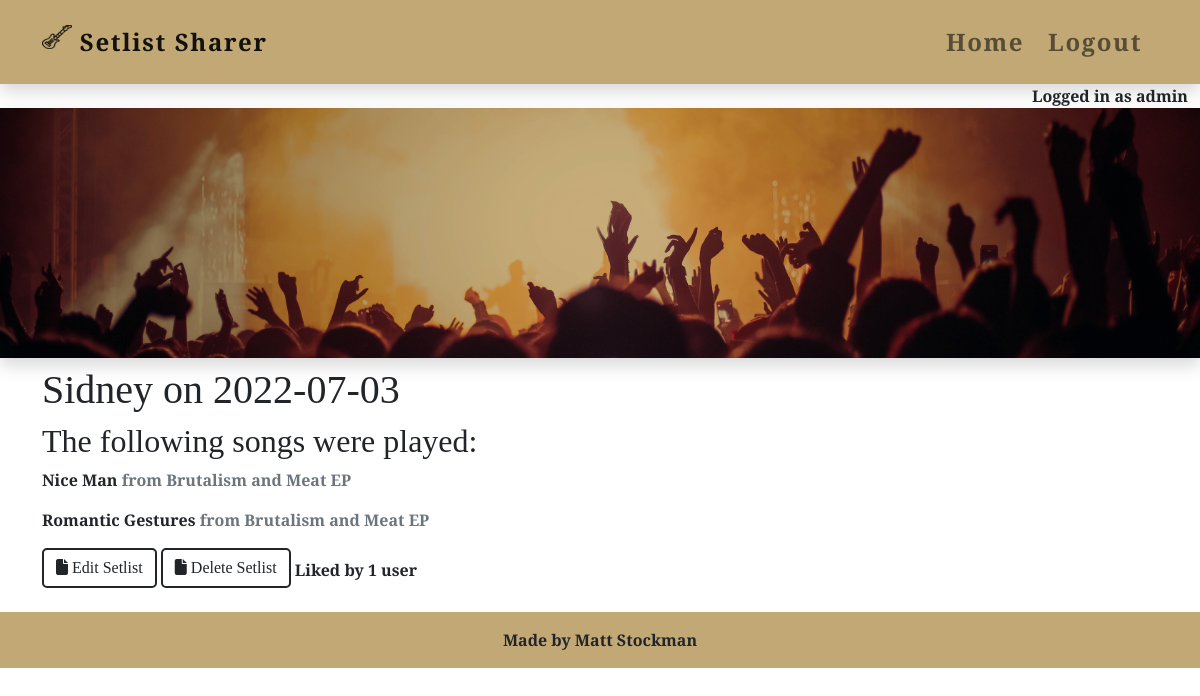
The page /setlist/detail/12/ (signed in) on the database as committed earlier.
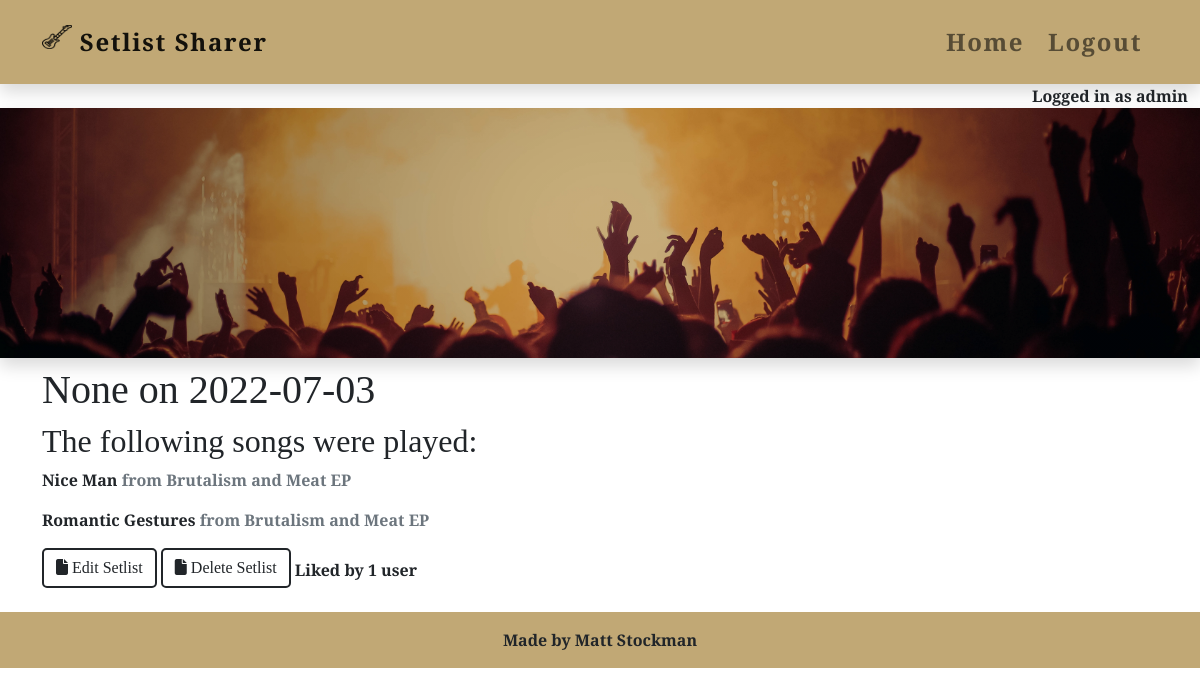
The same page on the database as committed later.
### setlist/models.py (models this page shows)
class Setlist(models.Model):
    gig = models.OneToOneField('home.Gig', related_name='setlist_gig',
                               on_delete=models.CASCADE, null=True)
    author = models.ForeignKey(User, on_delete=models.SET_NULL, null=True)
    song = models.ManyToManyField(Song)
    status = models.IntegerField(choices=STATUS, default=0)
    agree = models.ManyToManyField(User, related_name='setlist_agree',
                                   blank=True)
    disagree = models.ManyToManyField(User, related_name='setlist_disagree',
                                      blank=True)
    class Meta:
        ordering = ['gig__date']
    def __str__(self):
        return f"{self.gig.venue} on {self.gig.date}"

class Venue(models.Model):
    name = models.CharField(max_length=200)
    city = models.CharField(max_length=200)
    def __str__(self):
        return self.name

### home/models.py (models this page shows, shortened)
class Gig(models.Model):
    date = models.DateField(auto_now_add=False, auto_now=False, blank=True,
                            null=True)
    venue = models.ForeignKey('setlist.Venue', on_delete=models.CASCADE,
                              null=True)
    image = CloudinaryField('image', null=True, blank=True)
    image_status = models.IntegerField(choices=STATUS, default=0)

### setlist/views.py (the view)
# urls.py: path('detail/<str:pk>/', detail, name='detail_setlist'),
@login_required
def detail(request, pk):
    setlist = Setlist.objects.get(id=pk)
    context = {
        'setlist': setlist,
    }
    return render(request, 'setlist/detail.html', context)

### setlist/models.py (called while the page is built)
    def __str__(self):
        return self.title

### setlist/templates/setlist/detail.html (shortened to what this page needs)
{% extends 'base.html' %}
{% block content %}
<div class="container">
    <h1>{{ setlist }}</h1>
    <h2>The following songs were played:</h2>
    {% for song in setlist.song.all %}
        <p>{{ song.title }}
            <span class="text-muted">from
            {% for release in song.releases.all %}
                {% if forloop.first %}
                    {{ release }}
                {% elif forloop.last %}
                    and {{ release }}
                {% else %}
                    {{ release }},
                {% endif %}
            {% endfor %}
            </span>
        </p>
    {% endfor %}
    {% if user.id == setlist.author.id %}
        <a href="{% url 'edit_setlist' setlist.id %}" class="btn btn-outline-dark mb-2 main-btn">
        <i class="fa-solid fa-file pe-1"></i>Edit Setlist</a>
        <a href="{% url 'delete_setlist' setlist.id %}" class="btn btn-outline-dark mb-2 main-btn">
            <i class="fa-solid fa-file pe-1"></i>Delete Setlist</a>
    {% endif %}
        Liked by {{ setlist.agree.all.count }} user{{ setlist.agree.all.count|pluralize }}
{% endblock %}

Rows that differ between the two databases and show on the page:
changed through a linked row, Setlist: gig.date "Sidney on 2022-07-03" → "None on 2022-07-03"
